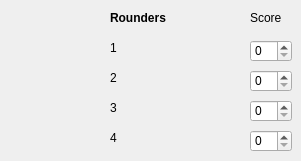
        <widget class="QWidget" name="form_rounders">
         <widget class="QLabel" name="rounders_label_2">
          <property name="geometry">
           <rect>
            <x>110</x>
            <y>70</y>
            <width>121</width>
            <height>16</height>
           </rect>
          </property>
          <property name="styleSheet">
           <string notr="true"/>
          </property>
          <property name="text">
           <string>2</string>
          </property>
         </widget>
         <widget class="QLabel" name="rounders_form_label">
          <property name="geometry">
           <rect>
            <x>110</x>
            <y>10</y>
            <width>91</width>
            <height>16</height>
           </rect>
          </property>
          <property name="font">
           <font>
            <weight>75</weight>
            <bold>true</bold>
           </font>
          </property>
          <property name="text">
           <string>Rounders</string>
          </property>
         </widget>
         <widget class="QLabel" name="rounders_label_4">
          <property name="geometry">
           <rect>
            <x>110</x>
            <y>130</y>
            <width>121</width>
            <height>16</height>
           </rect>
          </property>
          <property name="styleSheet">
           <string notr="true"/>
          </property>
          <property name="text">
           <string>4</string>
          </property>
         </widget>
         <widget class="QSpinBox" name="rounders_spin_1">
          <property name="geometry">
           <rect>
            <x>250</x>
            <y>40</y>
            <width>42</width>
            <height>22</height>
           </rect>
          </property>
         </widget>
         <widget class="QLabel" name="rounders_label_1">
          <property name="geometry">
           <rect>
            <x>110</x>
            <y>40</y>
            <width>121</width>
            <height>16</height>
           </rect>
          </property>
          <property name="styleSheet">
           <string notr="true"/>
          </property>
          <property name="text">
           <string>1</string>
          </property>
         </widget>
         <widget class="QSpinBox" name="rounders_spin_2">
          <property name="geometry">
           <rect>
            <x>250</x>
            <y>70</y>
            <width>42</width>
            <height>22</height>
           </rect>
          </property>
         </widget>
         <widget class="QLabel" name="rounders_score_label">
          <property name="geometry">
           <rect>
            <x>250</x>
            <y>10</y>
            <width>41</width>
            <height>16</height>
           </rect>
          </property>
          <property name="styleSheet">
           <string notr="true"/>
          </property>
          <property name="text">
           <string>Score</string>
          </property>
         </widget>
         <widget class="QLabel" name="rounders_label_3">
          <property name="geometry">
           <rect>
            <x>110</x>
            <y>100</y>
            <width>121</width>
            <height>16</height>
           </rect>
          </property>
          <property name="styleSheet">
           <string notr="true"/>
          </property>
          <property name="text">
           <string>3</string>
          </property>
         </widget>
         <widget class="QSpinBox" name="rounders_spin_4">
          <property name="geometry">
           <rect>
            <x>250</x>
            <y>130</y>
            <width>42</width>
            <height>22</height>
           </rect>
          </property>
         </widget>
         <widget class="QSpinBox" name="rounders_spin_3">
          <property name="geometry">
           <rect>
            <x>250</x>
            <y>100</y>
            <width>42</width>
            <height>22</height>
           </rect>
          </property>
         </widget>
        </widget>
